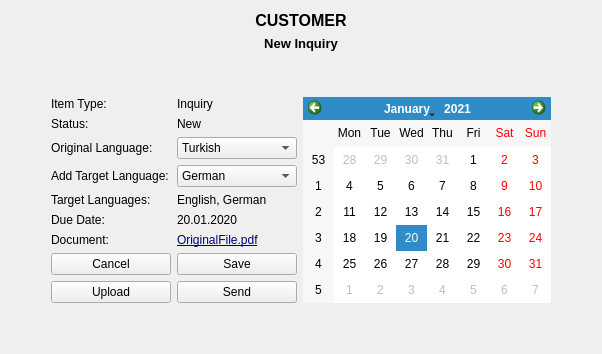
      <widget class="QWidget" name="pageCustomerNewInquiry">
       <layout class="QVBoxLayout" name="verticalLayout_22">
        <item>
         <layout class="QVBoxLayout" name="verticalLayout_21">
          <item>
           <widget class="QLabel" name="label_57">
            <property name="font">
             <font>
              <pointsize>12</pointsize>
              <weight>75</weight>
              <bold>true</bold>
             </font>
            </property>
            <property name="text">
             <string>CUSTOMER</string>
            </property>
            <property name="alignment">
             <set>Qt::AlignCenter</set>
            </property>
           </widget>
          </item>
          <item>
           <widget class="QLabel" name="label_58">
            <property name="font">
             <font>
              <pointsize>10</pointsize>
              <weight>75</weight>
              <bold>true</bold>
             </font>
            </property>
            <property name="text">
             <string>New Inquiry</string>
            </property>
            <property name="alignment">
             <set>Qt::AlignCenter</set>
            </property>
           </widget>
          </item>
          <item>
           <spacer name="verticalSpacer_9">
            <property name="orientation">
             <enum>Qt::Vertical</enum>
            </property>
            <property name="sizeHint" stdset="0">
             <size>
              <width>20</width>
              <height>40</height>
             </size>
            </property>
           </spacer>
          </item>
          <item>
           <layout class="QHBoxLayout" name="horizontalLayout_34">
            <item>
             <spacer name="horizontalSpacer_12">
              <property name="orientation">
               <enum>Qt::Horizontal</enum>
              </property>
              <property name="sizeHint" stdset="0">
               <size>
                <width>40</width>
                <height>20</height>
               </size>
              </property>
             </spacer>
            </item>
            <item>
             <layout class="QVBoxLayout" name="verticalLayout_20">
              <item>
               <layout class="QHBoxLayout" name="horizontalLayout_24">
                <item>
                 <widget class="QLabel" name="label_59">
                  <property name="minimumSize">
                   <size>
                    <width>120</width>
                    <height>0</height>
                   </size>
                  </property>
                  <property name="text">
                   <string>Item Type:</string>
                  </property>
                 </widget>
                </item>
                <item>
                 <widget class="QLabel" name="label_67">
                  <property name="minimumSize">
                   <size>
                    <width>120</width>
                    <height>0</height>
                   </size>
                  </property>
                  <property name="text">
                   <string>Inquiry</string>
                  </property>
                 </widget>
                </item>
               </layout>
              </item>
              <item>
               <layout class="QHBoxLayout" name="horizontalLayout_25">
                <item>
                 <widget class="QLabel" name="label_60">
                  <property name="minimumSize">
                   <size>
                    <width>120</width>
                    <height>0</height>
                   </size>
                  </property>
                  <property name="text">
                   <string>Status:</string>
                  </property>
                 </widget>
                </item>
                <item>
                 <widget class="QLabel" name="label_68">
                  <property name="minimumSize">
                   <size>
                    <width>120</width>
                    <height>0</height>
                   </size>
                  </property>
                  <property name="text">
                   <string>New</string>
                  </property>
                 </widget>
                </item>
               </layout>
              </item>
              <item>
               <layout class="QHBoxLayout" name="horizontalLayout_28">
                <item>
                 <widget class="QLabel" name="label_61">
                  <property name="minimumSize">
                   <size>
                    <width>120</width>
                    <height>0</height>
                   </size>
                  </property>
                  <property name="text">
                   <string>Original Language:</string>
                  </property>
                 </widget>
                </item>
                <item>
                 <widget class="QComboBox" name="comboBox">
                  <property name="minimumSize">
                   <size>
                    <width>120</width>
                    <height>20</height>
                   </size>
                  </property>
                  <item>
                   <property name="text">
                    <string>Turkish</string>
                   </property>
                  </item>
                 </widget>
                </item>
               </layout>
              </item>
              <item>
               <layout class="QHBoxLayout" name="horizontalLayout_33">
                <item>
                 <widget class="QLabel" name="label_62">
                  <property name="minimumSize">
                   <size>
                    <width>120</width>
                    <height>0</height>
                   </size>
                  </property>
                  <property name="text">
                   <string>Add Target Language:</string>
                  </property>
                 </widget>
                </item>
                <item>
                 <widget class="QComboBox" name="comboBox_2">
                  <property name="minimumSize">
                   <size>
                    <width>120</width>
                    <height>20</height>
                   </size>
                  </property>
                  <item>
                   <property name="text">
                    <string>German</string>
                   </property>
                  </item>
                 </widget>
                </item>
               </layout>
              </item>
              <item>
               <layout class="QHBoxLayout" name="horizontalLayout_32">
                <item>
                 <widget class="QLabel" name="label_70">
                  <property name="minimumSize">
                   <size>
                    <width>120</width>
                    <height>0</height>
                   </size>
                  </property>
                  <property name="text">
                   <string>Target Languages:</string>
                  </property>
                 </widget>
                </item>
                <item>
                 <widget class="QLabel" name="label_73">
                  <property name="minimumSize">
                   <size>
                    <width>120</width>
                    <height>0</height>
                   </size>
                  </property>
                  <property name="text">
                   <string>English, German</string>
                  </property>
                 </widget>
                </item>
               </layout>
              </item>
              <item>
               <layout class="QHBoxLayout" name="horizontalLayout_30">
                <item>
                 <widget class="QLabel" name="label_63">
                  <property name="minimumSize">
                   <size>
                    <width>120</width>
                    <height>0</height>
                   </size>
                  </property>
                  <property name="text">
                   <string>Due Date:</string>
                  </property>
                 </widget>
                </item>
                <item>
                 <widget class="QLabel" name="label_71">
                  <property name="minimumSize">
                   <size>
                    <width>120</width>
                    <height>0</height>
                   </size>
                  </property>
                  <property name="text">
                   <string>20.01.2020</string>
                  </property>
                 </widget>
                </item>
               </layout>
              </item>
              <item>
               <layout class="QHBoxLayout" name="horizontalLayout_31">
                <item>
                 <widget class="QLabel" name="label_64">
                  <property name="minimumSize">
                   <size>
                    <width>120</width>
                    <height>0</height>
                   </size>
                  </property>
                  <property name="text">
                   <string>Document:</string>
                  </property>
                 </widget>
                </item>
                <item>
                 <widget class="QLabel" name="label_72">
                  <property name="minimumSize">
                   <size>
                    <width>120</width>
                    <height>0</height>
                   </size>
                  </property>
                  <property name="styleSheet">
                   <string notr="true">color: rgb(0, 0, 127);
font: 8pt &quot;MS Shell Dlg 2&quot;;
text-decoration: underline;</string>
                  </property>
                  <property name="text">
                   <string>OriginalFile.pdf</string>
                  </property>
                 </widget>
                </item>
               </layout>
              </item>
              <item>
               <layout class="QHBoxLayout" name="horizontalLayout_26">
                <item>
                 <widget class="QPushButton" name="pushButton_20">
                  <property name="text">
                   <string>Cancel</string>
                  </property>
                 </widget>
                </item>
                <item>
                 <widget class="QPushButton" name="pushButton_21">
                  <property name="text">
                   <string>Save</string>
                  </property>
                 </widget>
                </item>
               </layout>
              </item>
              <item>
               <layout class="QHBoxLayout" name="horizontalLayout_27">
                <item>
                 <widget class="QPushButton" name="pushButton_22">
                  <property name="text">
                   <string>Upload</string>
                  </property>
                 </widget>
                </item>
                <item>
                 <widget class="QPushButton" name="pushButton_23">
                  <property name="text">
                   <string>Send</string>
                  </property>
                 </widget>
                </item>
               </layout>
              </item>
             </layout>
            </item>
            <item>
             <widget class="QCalendarWidget" name="calendarWidget">
              <property name="selectedDate">
               <date>
                <year>2021</year>
                <month>1</month>
                <day>20</day>
               </date>
              </property>
             </widget>
            </item>
            <item>
             <spacer name="horizontalSpacer_13">
              <property name="orientation">
               <enum>Qt::Horizontal</enum>
              </property>
              <property name="sizeHint" stdset="0">
               <size>
                <width>40</width>
                <height>20</height>
               </size>
              </property>
             </spacer>
            </item>
           </layout>
          </item>
          <item>
           <spacer name="verticalSpacer_10">
            <property name="orientation">
             <enum>Qt::Vertical</enum>
            </property>
            <property name="sizeHint" stdset="0">
             <size>
              <width>20</width>
              <height>40</height>
             </size>
            </property>
           </spacer>
          </item>
         </layout>
        </item>
       </layout>
      </widget>
